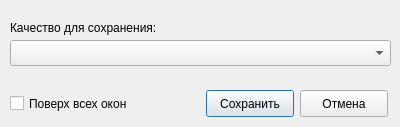
<?xml version="1.0" encoding="UTF-8"?>
<ui version="4.0">
 <class>Dialog</class>
 <widget class="QDialog" name="Dialog">
  <property name="geometry">
   <rect>
    <x>0</x>
    <y>0</y>
    <width>400</width>
    <height>127</height>
   </rect>
  </property>
  <property name="windowTitle">
   <string>Dialog</string>
  </property>
  <widget class="QCheckBox" name="checkBox">
   <property name="geometry">
    <rect>
     <x>10</x>
     <y>93</y>
     <width>141</width>
     <height>21</height>
    </rect>
   </property>
   <property name="text">
    <string>Поверх всех окон</string>
   </property>
  </widget>
  <widget class="QLabel" name="label">
   <property name="geometry">
    <rect>
     <x>10</x>
     <y>20</y>
     <width>171</width>
     <height>16</height>
    </rect>
   </property>
   <property name="text">
    <string>Качество для сохранения:</string>
   </property>
  </widget>
  <widget class="QComboBox" name="comboBox">
   <property name="geometry">
    <rect>
     <x>10</x>
     <y>40</y>
     <width>381</width>
     <height>26</height>
    </rect>
   </property>
   <property name="duplicatesEnabled">
    <bool>false</bool>
   </property>
  </widget>
  <widget class="QPushButton" name="pushButton">
   <property name="geometry">
    <rect>
     <x>206</x>
     <y>90</y>
     <width>88</width>
     <height>27</height>
    </rect>
   </property>
   <property name="text">
    <string>Сохранить</string>
   </property>
  </widget>
  <widget class="QPushButton" name="pushButton_2">
   <property name="geometry">
    <rect>
     <x>300</x>
     <y>90</y>
     <width>88</width>
     <height>27</height>
    </rect>
   </property>
   <property name="text">
    <string>Отмена</string>
   </property>
  </widget>
 </widget>
 <resources/>
 <connections/>
</ui>
